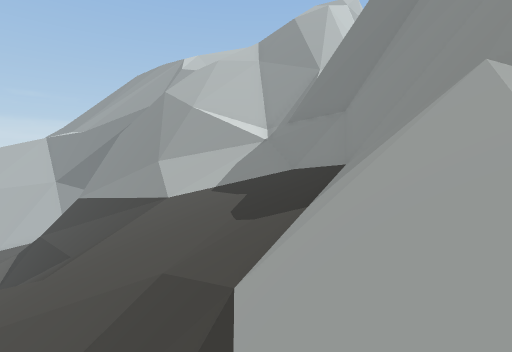
View 1 (above)

24 first-person views from a walk through a scene from a Unity 3-D project. The camera is 1.4 m above the floor, tilts 4° down and sees 85° across. The floor is counted in squares, 1 m on a side. Each view is taken from the middle of a square. On the plan, view 1 faces up. The plan holds only what a view shows up to about 14 squares ahead; the rest is blank. The place goes on beyond the plan. Some animated figures are not drawn.

View 2
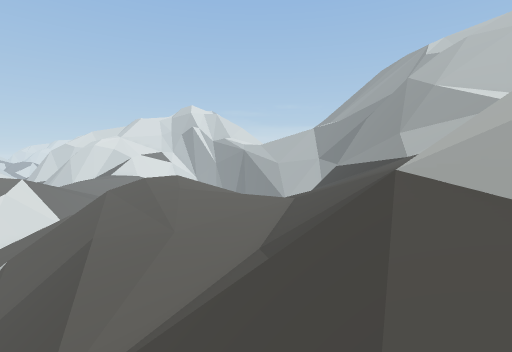

View 3
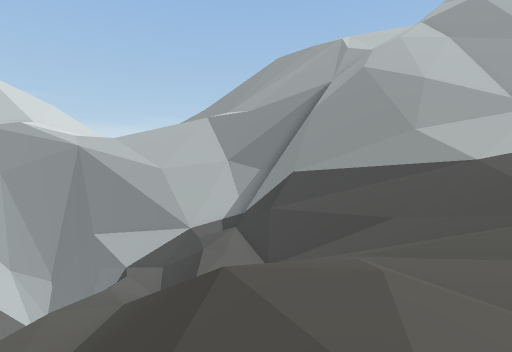

View 4
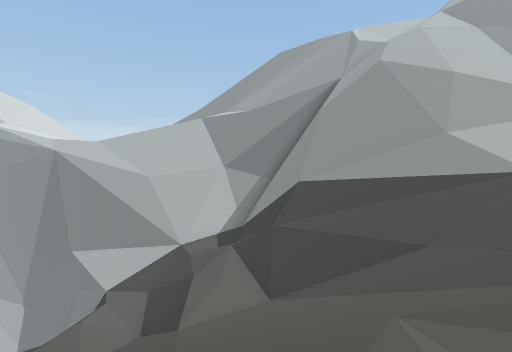

View 5
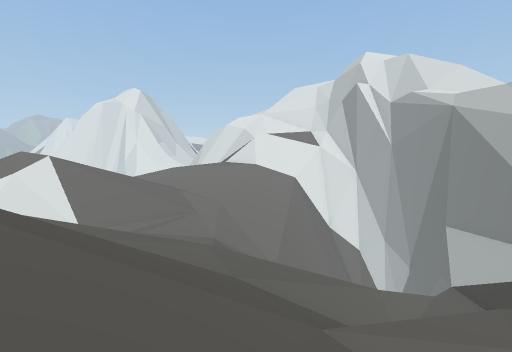

View 6
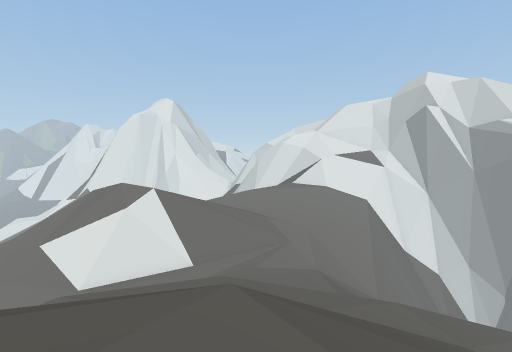

View 7
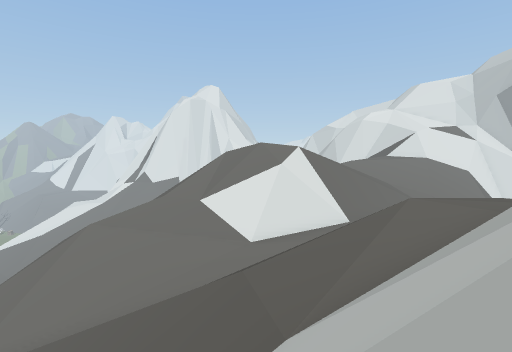

View 8
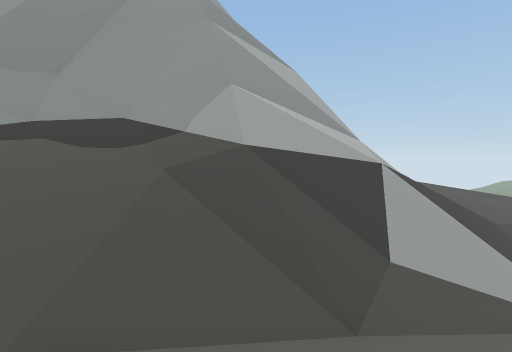

View 9
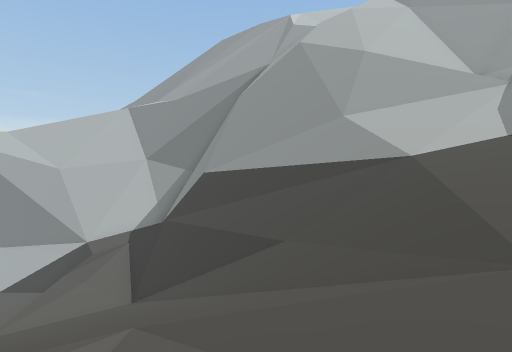

View 10
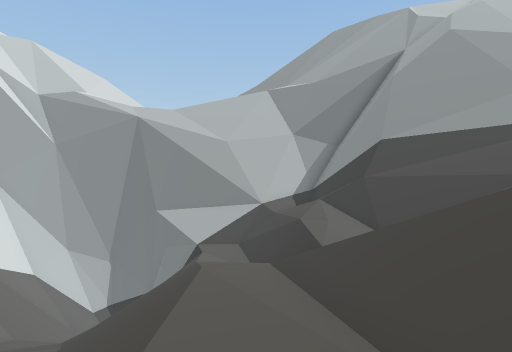

View 11
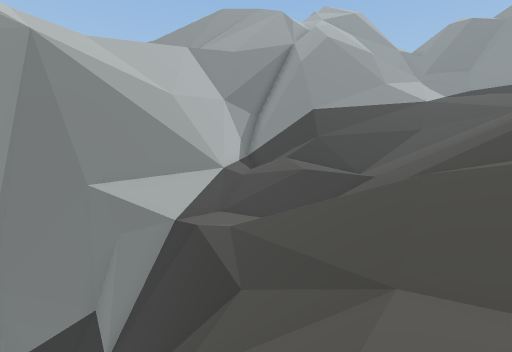

View 12
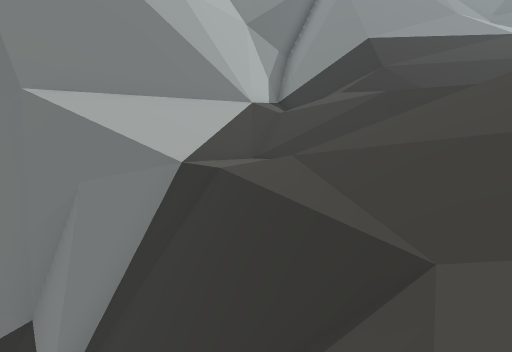

View 13
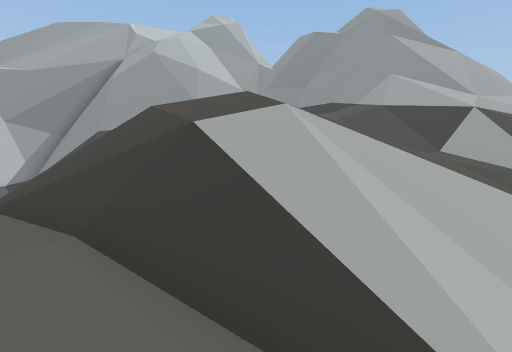

View 14
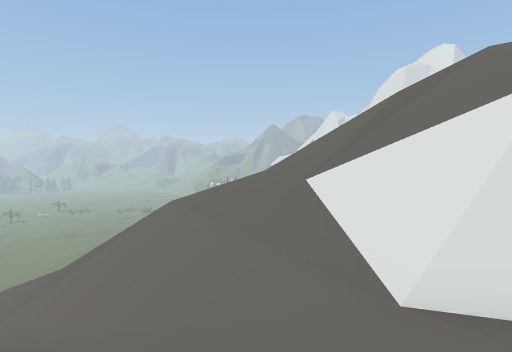

View 15
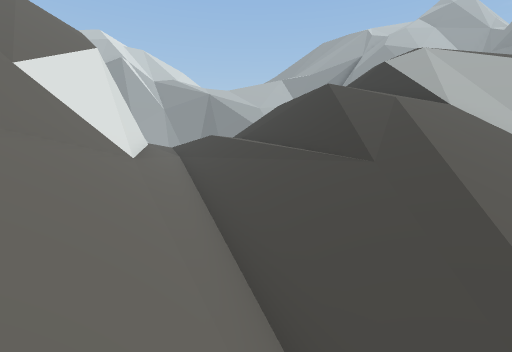

View 16
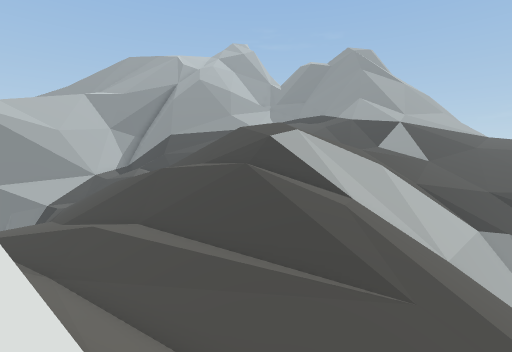

View 17
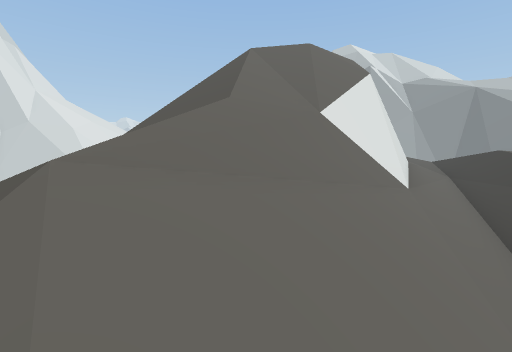

View 18
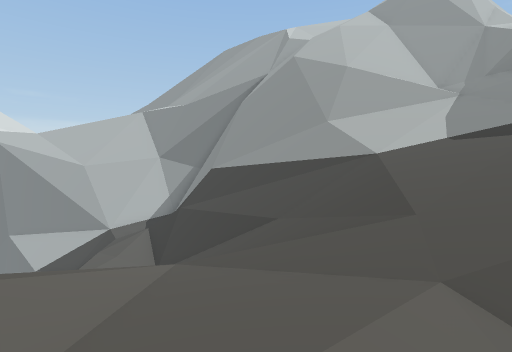

View 19
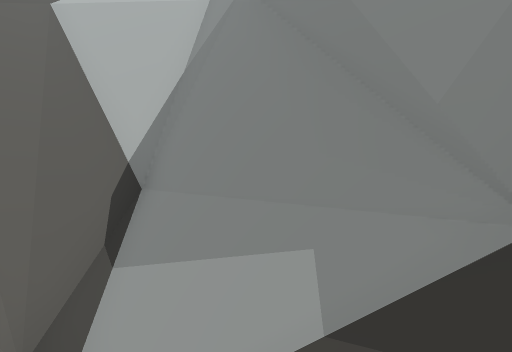

View 20
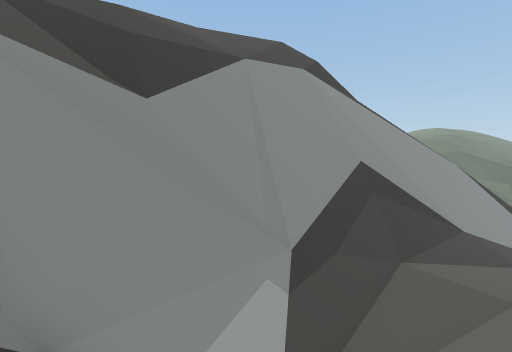

View 21
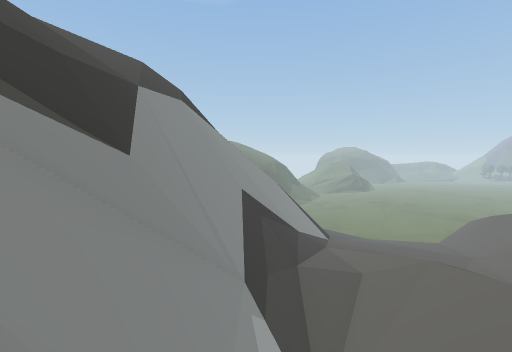

View 22
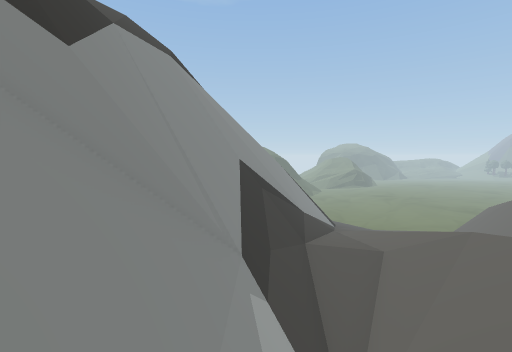

View 23
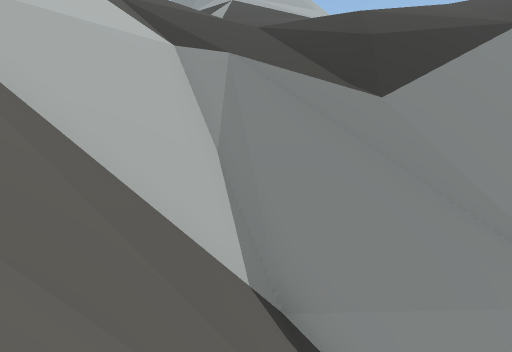

View 24
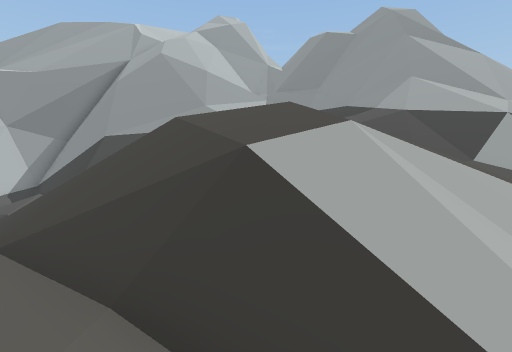

### Floor plan
Key: @ floor where view 1 was taken; # wall or solid block; x gap in a wall; . main floor; : floor 0.75 m higher than the main floor; - floor 0.75 m lower than the main floor; + floor 1.5 m higher than the main floor; _ floor 1.75 m lower than the main floor; * floor 2.25 m higher than the main floor; % floor 3.25 m higher than the main floor; & floor 4 m higher than the main floor; < floor 4.75 m lower than the main floor; ( floor 6.5 m lower than the main floor; $ floor 8 m higher than the main floor; / step, stairs or slope; = window, fence, low wall or low ledge; ^ raised ledge; v drop or lower ground.
Columns run from 23 left of view 1 to 6 right of it. Each row starts with its distance up from view 1.
 17          #### vvv//////##v
 16         ##/=##vv$//////v=vv
 15 ######### //## vvvv///vvvvvvv
 14 /  #vv--////=####vvv/vv##vvv
 13 =  ##v_-///+=#=########### v
 12 #  =#/--//::==#==##==##=##
 11 #  /#/////:::=vx%#==////#^
 10 ## ////////://=#////////=#
  9  #//////////////////////=^^
  8 /////////////////////////^^
  7 ////////:////////////////=^
  6 ///-////+//////*/////////=^
  5 //..////+//////%%////////=#
  4 //..////+//////%%%///////=^
  3 =....///+//////%%%///////=^^
  2 ==...///++///&/%//%//////=^=
  1 ##//..//++///&////%*/////==
  0 /#=//.///+////////**///@/===
 -1 /##////////=/////***/////=^^^
 -2 /=#///.//////////***///////==
 -3 %/#/////////////////+////
 -4 //#=/////////////////////
 -5 //#=//////////////////////
 -6 //==/////////////////// //////
 -7 //==/////////=#vvv////   /////
 -8 //////////////##vv////     /%/
 -9 =////////   ///##vv////     //
-10   //////     ///##v=///////
-11    /////     ///=#vvv//////
-12    /////       //=#=vv/////
-13     ////     /  /==##vv////
-14       //         //==#vv///
-15       //      ///////=#v///
-16               ////////=#v==
-17               /////(/=<=v=
-18                 ///(/=^vv/
-19                  ///(/^#v/
-20                    ///=#v/
-21                      /##v/
-22                       /=#

Where each view was taken, in squares from view 1:
view 1: 0 up, 0 right, facing up
view 2: 4 down, 1 right, facing up-left
view 3: 0 up, 11 left, facing up
view 4: 2 up, 11 left, facing up
view 5: 8 up, 9 left, facing left
view 6: 3 up, 9 left, facing left
view 7: 4 down, 9 left, facing left
view 8: 2 up, 7 left, facing right
view 9: 3 up, 7 left, facing up
view 10: 1 up, 15 left, facing up
view 11: 5 up, 23 left, facing up-right
view 12: 9 up, 21 left, facing up-right
view 13: 3 down, 14 left, facing up-right
view 14: 3 down, 16 left, facing down-left
view 15: 11 down, 17 left, facing up
view 16: 8 down, 21 left, facing up-right
view 17: 11 down, 18 left, facing up-left
view 18: 1 up, 7 left, facing up
view 19: 15 down, 5 left, facing up
view 20: 13 down, 10 left, facing right
view 21: 9 down, 9 left, facing down-right
view 22: 10 down, 8 left, facing down-right
view 23: 13 down, 10 left, facing up-right
view 24: 2 down, 14 left, facing up-right
